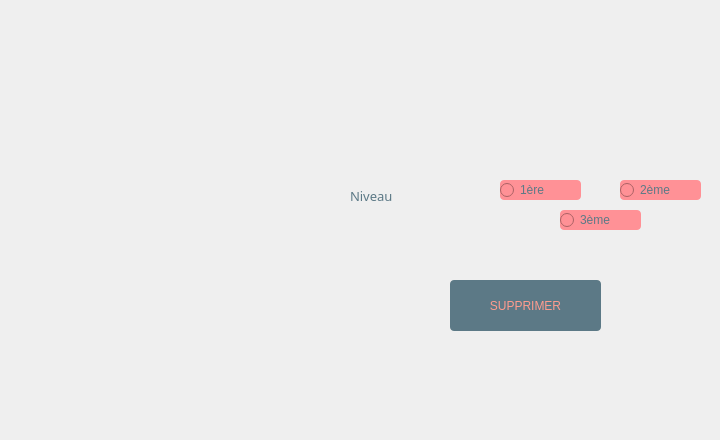
         <widget class="QWidget" name="tab_18">
          <attribute name="title">
           <string>Supression des étudiants d'un niveau donné</string>
          </attribute>
          <widget class="QLabel" name="label_17">
           <property name="geometry">
            <rect>
             <x>350</x>
             <y>150</y>
             <width>231</width>
             <height>91</height>
            </rect>
           </property>
           <property name="font">
            <font>
             <family>Segoe UI Black</family>
             <pointsize>10</pointsize>
             <weight>10</weight>
             <italic>false</italic>
             <bold>false</bold>
            </font>
           </property>
           <property name="styleSheet">
            <string notr="true">color: rgb(92, 121, 134);</string>
           </property>
           <property name="text">
            <string>Niveau</string>
           </property>
          </widget>
          <widget class="QPushButton" name="supprimer_2">
           <property name="geometry">
            <rect>
             <x>450</x>
             <y>280</y>
             <width>151</width>
             <height>51</height>
            </rect>
           </property>
           <property name="styleSheet">
            <string notr="true">color: rgb(67, 87, 97);
selection-color: rgb(255, 255, 255);
selection-color: rgb(85, 170, 255);
selection-color: rgb(255, 114, 94);
selection-background-color: rgb(158, 109, 96);
selection-color: qlineargradient(spread:pad, x1:0, y1:0, x2:1, y2:0, stop:0 rgba(0, 0, 0, 255), stop:1 rgba(255, 255, 255, 255));
color: qlineargradient(spread:pad, x1:0, y1:0, x2:1, y2:0, stop:0 rgba(0, 0, 0, 255), stop:1 rgba(255, 255, 255, 255));
border-bottom-color: rgb(157, 109, 96);
alternate-background-color: rgb(156, 107, 94);
color: rgb(255, 156, 142);
background-color: rgb(255, 156, 142);
border-radius: 4px;
font: 87 12pt &quot;Segoe UI Black&quot;;
background-color: rgb(92, 121, 134);</string>
           </property>
           <property name="text">
            <string>SUPPRIMER</string>
           </property>
          </widget>
          <widget class="QLabel" name="erreurni_supp_2">
           <property name="geometry">
            <rect>
             <x>500</x>
             <y>250</y>
             <width>211</width>
             <height>20</height>
            </rect>
           </property>
           <property name="styleSheet">
            <string notr="true">color: rgb(255, 156, 142);
font: 87 9pt &quot;Segoe UI Black&quot;;
</string>
           </property>
           <property name="text">
            <string/>
           </property>
          </widget>
          <widget class="QLabel" name="sucess_sup_3">
           <property name="geometry">
            <rect>
             <x>390</x>
             <y>310</y>
             <width>291</width>
             <height>121</height>
            </rect>
           </property>
           <property name="font">
            <font>
             <family>Segoe UI Black</family>
             <pointsize>20</pointsize>
             <weight>10</weight>
             <italic>false</italic>
             <bold>false</bold>
            </font>
           </property>
           <property name="styleSheet">
            <string notr="true">color: rgb(92, 121, 134);
font: 87 20pt &quot;Segoe UI Black&quot;;
</string>
           </property>
           <property name="text">
            <string/>
           </property>
          </widget>
          <widget class="QRadioButton" name="deuxieme_2">
           <property name="geometry">
            <rect>
             <x>620</x>
             <y>180</y>
             <width>81</width>
             <height>20</height>
            </rect>
           </property>
           <property name="styleSheet">
            <string notr="true">color: rgb(92, 121, 134);
font: 10pt &quot;Tw Cen MT Condensed Extra Bold&quot;;
background-color: rgb(255, 145, 150);
border-radius: 4px;</string>
           </property>
           <property name="text">
            <string>2ème</string>
           </property>
          </widget>
          <widget class="QRadioButton" name="premiere_2">
           <property name="geometry">
            <rect>
             <x>500</x>
             <y>180</y>
             <width>81</width>
             <height>20</height>
            </rect>
           </property>
           <property name="styleSheet">
            <string notr="true">color: rgb(92, 121, 134);
font: 10pt &quot;Tw Cen MT Condensed Extra Bold&quot;;
background-color: rgb(255, 145, 150);
border-radius: 4px;</string>
           </property>
           <property name="text">
            <string>1ère</string>
           </property>
          </widget>
          <widget class="QRadioButton" name="troisieme_2">
           <property name="geometry">
            <rect>
             <x>560</x>
             <y>210</y>
             <width>81</width>
             <height>20</height>
            </rect>
           </property>
           <property name="styleSheet">
            <string notr="true">color: rgb(92, 121, 134);
font: 10pt &quot;Tw Cen MT Condensed Extra Bold&quot;;
background-color: rgb(255, 145, 150);
border-radius: 4px;</string>
           </property>
           <property name="text">
            <string>3ème</string>
           </property>
          </widget>
         </widget>
